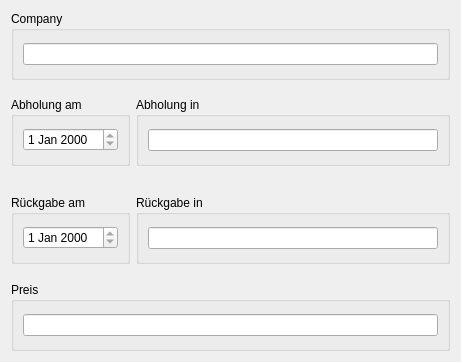
<?xml version="1.0" encoding="UTF-8"?>
<ui version="4.0">
 <class>RentalCarReservationUi</class>
 <widget class="QWidget" name="RentalCarReservationUi">
  <property name="geometry">
   <rect>
    <x>0</x>
    <y>0</y>
    <width>461</width>
    <height>362</height>
   </rect>
  </property>
  <property name="minimumSize">
   <size>
    <width>375</width>
    <height>312</height>
   </size>
  </property>
  <property name="maximumSize">
   <size>
    <width>1000</width>
    <height>1000</height>
   </size>
  </property>
  <property name="windowTitle">
   <string>RentalCarReservationUi</string>
  </property>
  <layout class="QVBoxLayout" name="verticalLayout_2">
   <item>
    <widget class="QGroupBox" name="groupBox">
     <property name="maximumSize">
      <size>
       <width>16777215</width>
       <height>69</height>
      </size>
     </property>
     <property name="title">
      <string>Company</string>
     </property>
     <layout class="QVBoxLayout" name="verticalLayout">
      <item>
       <widget class="QLineEdit" name="companyName">
        <property name="readOnly">
         <bool>true</bool>
        </property>
       </widget>
      </item>
     </layout>
    </widget>
   </item>
   <item>
    <widget class="QFrame" name="frame">
     <property name="frameShape">
      <enum>QFrame::Shape::NoFrame</enum>
     </property>
     <property name="frameShadow">
      <enum>QFrame::Shadow::Raised</enum>
     </property>
     <layout class="QHBoxLayout" name="horizontalLayout">
      <property name="leftMargin">
       <number>0</number>
      </property>
      <property name="rightMargin">
       <number>0</number>
      </property>
      <item>
       <widget class="QGroupBox" name="groupBox_3">
        <property name="maximumSize">
         <size>
          <width>16777215</width>
          <height>69</height>
         </size>
        </property>
        <property name="title">
         <string>Abholung am</string>
        </property>
        <layout class="QVBoxLayout" name="verticalLayout_3">
         <item>
          <widget class="QDateEdit" name="pickupDate">
           <property name="readOnly">
            <bool>true</bool>
           </property>
          </widget>
         </item>
        </layout>
       </widget>
      </item>
      <item>
       <widget class="QGroupBox" name="groupBox_4">
        <property name="maximumSize">
         <size>
          <width>16777215</width>
          <height>69</height>
         </size>
        </property>
        <property name="title">
         <string>Abholung in</string>
        </property>
        <layout class="QVBoxLayout" name="verticalLayout_4">
         <item>
          <widget class="QLineEdit" name="pickupLocation">
           <property name="readOnly">
            <bool>true</bool>
           </property>
          </widget>
         </item>
        </layout>
       </widget>
      </item>
     </layout>
    </widget>
   </item>
   <item>
    <widget class="QFrame" name="frame_2">
     <property name="frameShape">
      <enum>QFrame::Shape::NoFrame</enum>
     </property>
     <property name="frameShadow">
      <enum>QFrame::Shadow::Raised</enum>
     </property>
     <property name="lineWidth">
      <number>0</number>
     </property>
     <layout class="QHBoxLayout" name="horizontalLayout_2">
      <property name="leftMargin">
       <number>0</number>
      </property>
      <property name="rightMargin">
       <number>0</number>
      </property>
      <item>
       <widget class="QGroupBox" name="groupBox_7">
        <property name="maximumSize">
         <size>
          <width>16777215</width>
          <height>69</height>
         </size>
        </property>
        <property name="title">
         <string>Rückgabe am</string>
        </property>
        <layout class="QVBoxLayout" name="verticalLayout_7">
         <item>
          <widget class="QDateEdit" name="returnDate">
           <property name="readOnly">
            <bool>true</bool>
           </property>
          </widget>
         </item>
        </layout>
       </widget>
      </item>
      <item>
       <widget class="QGroupBox" name="groupBox_5">
        <property name="maximumSize">
         <size>
          <width>16777215</width>
          <height>69</height>
         </size>
        </property>
        <property name="title">
         <string>Rückgabe in</string>
        </property>
        <layout class="QVBoxLayout" name="verticalLayout_5">
         <item>
          <widget class="QLineEdit" name="returnLocation">
           <property name="readOnly">
            <bool>true</bool>
           </property>
          </widget>
         </item>
        </layout>
       </widget>
      </item>
     </layout>
    </widget>
   </item>
   <item>
    <widget class="QGroupBox" name="groupBox_6">
     <property name="maximumSize">
      <size>
       <width>16777215</width>
       <height>69</height>
      </size>
     </property>
     <property name="title">
      <string>Preis</string>
     </property>
     <layout class="QVBoxLayout" name="verticalLayout_6">
      <item>
       <widget class="QLineEdit" name="price">
        <property name="frame">
         <bool>true</bool>
        </property>
        <property name="readOnly">
         <bool>true</bool>
        </property>
       </widget>
      </item>
     </layout>
    </widget>
   </item>
  </layout>
 </widget>
 <resources/>
 <connections/>
</ui>
